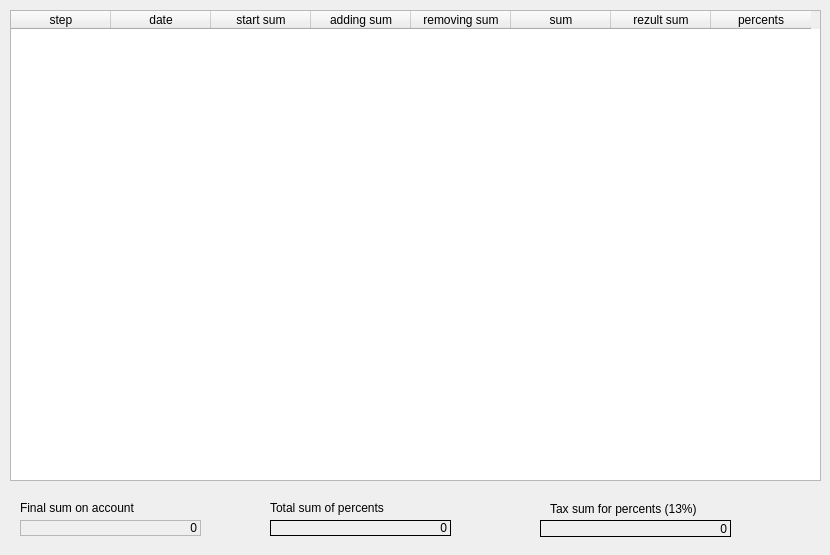
<?xml version="1.0" encoding="UTF-8"?>
<ui version="4.0">
 <class>Deposit</class>
 <widget class="QWidget" name="Deposit">
  <property name="geometry">
   <rect>
    <x>0</x>
    <y>0</y>
    <width>830</width>
    <height>555</height>
   </rect>
  </property>
  <property name="windowTitle">
   <string>Form</string>
  </property>
  <widget class="QTableWidget" name="TWDeposit">
   <property name="geometry">
    <rect>
     <x>10</x>
     <y>10</y>
     <width>811</width>
     <height>471</height>
    </rect>
   </property>
   <column>
    <property name="text">
     <string>step</string>
    </property>
   </column>
   <column>
    <property name="text">
     <string>date</string>
    </property>
   </column>
   <column>
    <property name="text">
     <string>start sum</string>
    </property>
   </column>
   <column>
    <property name="text">
     <string>adding sum</string>
    </property>
   </column>
   <column>
    <property name="text">
     <string>removing sum</string>
    </property>
   </column>
   <column>
    <property name="text">
     <string>sum</string>
    </property>
   </column>
   <column>
    <property name="text">
     <string>rezult sum</string>
    </property>
   </column>
   <column>
    <property name="text">
     <string>percents</string>
    </property>
   </column>
  </widget>
  <widget class="QLabel" name="label">
   <property name="geometry">
    <rect>
     <x>20</x>
     <y>500</y>
     <width>181</width>
     <height>16</height>
    </rect>
   </property>
   <property name="text">
    <string>Final sum on account</string>
   </property>
  </widget>
  <widget class="QLabel" name="FinalSumOnAccaunt">
   <property name="geometry">
    <rect>
     <x>20</x>
     <y>520</y>
     <width>181</width>
     <height>16</height>
    </rect>
   </property>
   <property name="layoutDirection">
    <enum>Qt::RightToLeft</enum>
   </property>
   <property name="frameShape">
    <enum>QFrame::StyledPanel</enum>
   </property>
   <property name="text">
    <string>0</string>
   </property>
   <property name="alignment">
    <set>Qt::AlignRight|Qt::AlignTrailing|Qt::AlignVCenter</set>
   </property>
  </widget>
  <widget class="QLabel" name="label_3">
   <property name="geometry">
    <rect>
     <x>270</x>
     <y>500</y>
     <width>181</width>
     <height>16</height>
    </rect>
   </property>
   <property name="text">
    <string>Total sum of percents</string>
   </property>
  </widget>
  <widget class="QLabel" name="TotalSumOfPercents">
   <property name="geometry">
    <rect>
     <x>270</x>
     <y>520</y>
     <width>181</width>
     <height>16</height>
    </rect>
   </property>
   <property name="frameShape">
    <enum>QFrame::Panel</enum>
   </property>
   <property name="text">
    <string>0</string>
   </property>
   <property name="alignment">
    <set>Qt::AlignRight|Qt::AlignTrailing|Qt::AlignVCenter</set>
   </property>
  </widget>
  <widget class="QLabel" name="label_2">
   <property name="geometry">
    <rect>
     <x>550</x>
     <y>500</y>
     <width>211</width>
     <height>17</height>
    </rect>
   </property>
   <property name="text">
    <string>Tax sum for percents (13%)</string>
   </property>
  </widget>
  <widget class="QLabel" name="TaxSumForPercents">
   <property name="geometry">
    <rect>
     <x>540</x>
     <y>520</y>
     <width>191</width>
     <height>17</height>
    </rect>
   </property>
   <property name="frameShape">
    <enum>QFrame::Panel</enum>
   </property>
   <property name="text">
    <string>0</string>
   </property>
   <property name="alignment">
    <set>Qt::AlignRight|Qt::AlignTrailing|Qt::AlignVCenter</set>
   </property>
  </widget>
 </widget>
 <resources/>
 <connections/>
</ui>
